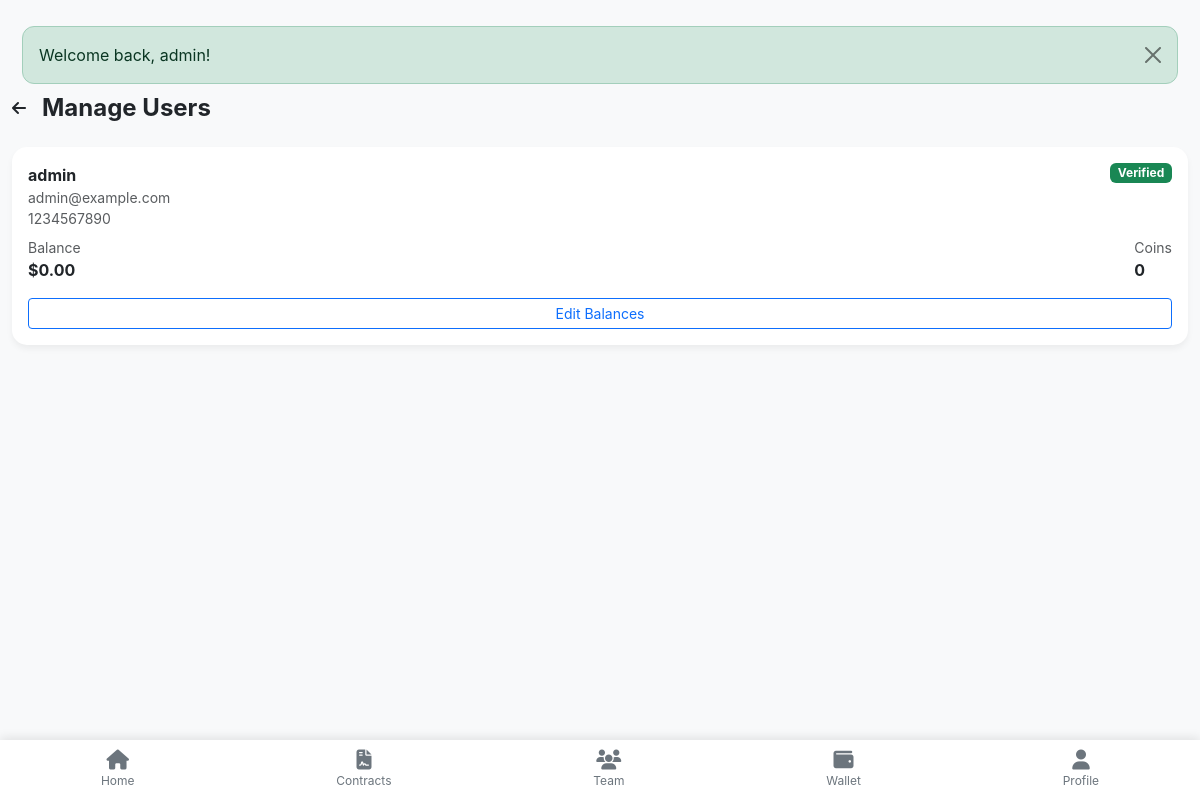
The page /admin/users.php (signed in) on the database its author committed.
### tables this page shows
CREATE TABLE IF NOT EXISTS users (
    id INT AUTO_INCREMENT PRIMARY KEY,
    phone VARCHAR(20) UNIQUE NOT NULL,
    email VARCHAR(100) UNIQUE NOT NULL,
    username VARCHAR(50) UNIQUE NOT NULL,
    password VARCHAR(255) NOT NULL,
    ref_code VARCHAR(20) UNIQUE NOT NULL,
    referred_by INT,
    is_verified TINYINT(1) DEFAULT 0,
    otp_hash VARCHAR(255),
    otp_expiry DATETIME,
    resend_count INT DEFAULT 0,
    last_resend_at DATETIME,
    balance DECIMAL(15, 2) DEFAULT 0.00,
    coin_balance DECIMAL(15, 2) DEFAULT 0.00,
    role ENUM('user', 'admin') DEFAULT 'user',
    created_at TIMESTAMP DEFAULT CURRENT_TIMESTAMP,
    updated_at TIMESTAMP DEFAULT CURRENT_TIMESTAMP ON UPDATE CURRENT_TIMESTAMP,
    FOREIGN KEY (referred_by) REFERENCES users(id) ON DELETE SET NULL
);

### admin/users.php (the view, shortened to what this page needs)
<?php
require_once __DIR__ . '/../includes/functions.php';
require_once __DIR__ . '/../includes/auth.php';
$stmt = $pdo->query("SELECT * FROM users ORDER BY created_at DESC");
$users = $stmt->fetchAll();
include __DIR__ . '/../includes/header.php';
?>
<div class="row">
    <div class="col-12 mb-4">
        <div class="d-flex align-items-center">
            <a href="/admin/dashboard.php" class="me-3 text-dark"><i class="fas fa-arrow-left"></i></a>
            <h4 class="fw-bold mb-0">Manage Users</h4>
        </div>
    </div>
    <?php foreach ($users as $u): ?>
        <div class="col-12 mb-3">
            <div class="card p-3">
                <div class="d-flex justify-content-between align-items-start mb-2">
                    <div>
                        <span class="fw-bold"><?php echo htmlspecialchars($u['username']); ?></span>
                        <small class="text-muted d-block"><?php echo htmlspecialchars($u['email']); ?></small>
                        <small class="text-muted d-block"><?php echo htmlspecialchars($u['phone']); ?></small>
                    </div>
                    <span class="badge bg-<?php echo $u['is_verified'] ? 'success' : 'warning'; ?>">
                        <?php echo $u['is_verified'] ? 'Verified' : 'Unverified'; ?>
                    </span>
                </div>
                <div class="d-flex justify-content-between mb-3">
                    <div>
                        <small class="text-muted d-block">Balance</small>
                        <span class="fw-bold"><?php echo format_currency($u['balance']); ?></span>
                    </div>
                    <div>
                        <small class="text-muted d-block">Coins</small>
                        <span class="fw-bold"><?php echo number_format($u['coin_balance'], 0); ?></span>
                    </div>
                </div>
                <button class="btn btn-sm btn-outline-primary" data-bs-toggle="modal" data-bs-target="#editUser<?php echo $u['id']; ?>">Edit Balances</button>
            </div>
        </div>
    <?php endforeach; ?>
</div>
<?php include __DIR__ . '/../includes/footer.php'; ?>

### assets/css/style.css (style rules this page uses)
body { -webkit-tap-highlight-color: transparent; user-select: none; }
.card { transition: transform 0.2s ease; }

### includes/header.php (style rules this page uses)
body { background-color: #f8f9fa; font-family: 'Inter', sans-serif; padding-bottom: 70px; }
.card { border-radius: 15px; border: none; box-shadow: 0 4px 6px rgba(0,0,0,0.05); }

### rows shown on the page
users: username "admin", email "admin@example.com", phone "1234567890", is_verified "Verified", balance "$0.00", coin_balance "0"

### other values the page prints
$flash['message'] "Welcome back, admin!"
